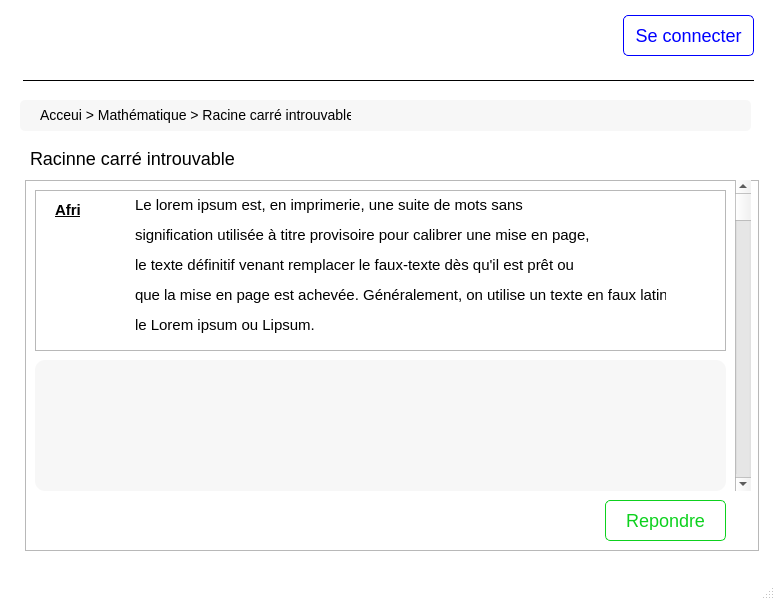
<?xml version="1.0" encoding="UTF-8"?>
<ui version="4.0">
 <class>MainWindow</class>
 <widget class="QMainWindow" name="MainWindow">
  <property name="geometry">
   <rect>
    <x>0</x>
    <y>0</y>
    <width>775</width>
    <height>600</height>
   </rect>
  </property>
  <property name="windowTitle">
   <string>MainWindow</string>
  </property>
  <property name="styleSheet">
   <string notr="true">QMainWindow {
background-color: white;
}

QLabel {
font-size: 14px;
}
</string>
  </property>
  <widget class="QWidget" name="centralwidget">
   <widget class="QFrame" name="nav_bar">
    <property name="geometry">
     <rect>
      <x>23</x>
      <y>10</y>
      <width>731</width>
      <height>71</height>
     </rect>
    </property>
    <property name="styleSheet">
     <string notr="true">QFrame#nav_bar {
border:1px solid black; 
border-left: 0px;
border-right: 0px;
border-top: 0px;
}

QLabel#logo{
	font-size: 24px;
}
</string>
    </property>
    <property name="frameShape">
     <enum>QFrame::StyledPanel</enum>
    </property>
    <property name="frameShadow">
     <enum>QFrame::Raised</enum>
    </property>
    <widget class="QPushButton" name="pushButton">
     <property name="geometry">
      <rect>
       <x>600</x>
       <y>5</y>
       <width>131</width>
       <height>41</height>
      </rect>
     </property>
     <property name="styleSheet">
      <string notr="true">QPushButton#pushButton {
color: blue;
border: 1px solid blue;
border-radius: 5px;
padding: 10px;
font-size: 18px;
}

QPushButton#pushButton::hover {
color: white;
background-color: blue;
}</string>
     </property>
     <property name="text">
      <string>Se connecter</string>
     </property>
    </widget>
    <widget class="QLabel" name="label_5">
     <property name="geometry">
      <rect>
       <x>8</x>
       <y>5</y>
       <width>60</width>
       <height>51</height>
      </rect>
     </property>
     <property name="text">
      <string/>
     </property>
     <property name="pixmap">
      <pixmap>../../img/bulle-de-chat.png</pixmap>
     </property>
     <property name="scaledContents">
      <bool>true</bool>
     </property>
    </widget>
   </widget>
   <widget class="QFrame" name="frame_5">
    <property name="geometry">
     <rect>
      <x>20</x>
      <y>100</y>
      <width>731</width>
      <height>31</height>
     </rect>
    </property>
    <property name="styleSheet">
     <string notr="true">QFrame{
background-color: #f7f7f7;
border-radius: 5px;
}</string>
    </property>
    <property name="frameShape">
     <enum>QFrame::StyledPanel</enum>
    </property>
    <property name="frameShadow">
     <enum>QFrame::Raised</enum>
    </property>
    <widget class="QLabel" name="label">
     <property name="geometry">
      <rect>
       <x>20</x>
       <y>5</y>
       <width>311</width>
       <height>20</height>
      </rect>
     </property>
     <property name="text">
      <string>Acceui &gt; Mathématique &gt; Racine carré introuvable</string>
     </property>
    </widget>
   </widget>
   <widget class="QLabel" name="title_main">
    <property name="geometry">
     <rect>
      <x>30</x>
      <y>150</y>
      <width>211</width>
      <height>16</height>
     </rect>
    </property>
    <property name="styleSheet">
     <string notr="true">font-size: 18px;</string>
    </property>
    <property name="text">
     <string>Racinne carré introuvable</string>
    </property>
   </widget>
   <widget class="QFrame" name="frame">
    <property name="geometry">
     <rect>
      <x>25</x>
      <y>180</y>
      <width>734</width>
      <height>371</height>
     </rect>
    </property>
    <property name="frameShape">
     <enum>QFrame::StyledPanel</enum>
    </property>
    <property name="frameShadow">
     <enum>QFrame::Raised</enum>
    </property>
    <widget class="QFrame" name="frame_2">
     <property name="geometry">
      <rect>
       <x>10</x>
       <y>10</y>
       <width>691</width>
       <height>161</height>
      </rect>
     </property>
     <property name="styleSheet">
      <string notr="true">QFrame#frame_2::hover {
background-color: #f7f7f7;
}</string>
     </property>
     <property name="frameShape">
      <enum>QFrame::StyledPanel</enum>
     </property>
     <property name="frameShadow">
      <enum>QFrame::Raised</enum>
     </property>
     <widget class="QLabel" name="label_2">
      <property name="geometry">
       <rect>
        <x>10</x>
        <y>40</y>
        <width>61</width>
        <height>61</height>
       </rect>
      </property>
      <property name="text">
       <string/>
      </property>
      <property name="pixmap">
       <pixmap>img/personne.png</pixmap>
      </property>
      <property name="scaledContents">
       <bool>true</bool>
      </property>
     </widget>
     <widget class="QLabel" name="label_3">
      <property name="geometry">
       <rect>
        <x>20</x>
        <y>10</y>
        <width>47</width>
        <height>21</height>
       </rect>
      </property>
      <property name="styleSheet">
       <string notr="true">font-weight: bold;</string>
      </property>
      <property name="text">
       <string>&lt;html&gt;&lt;head/&gt;&lt;body&gt;&lt;p&gt;&lt;span style=&quot; font-size:11pt; text-decoration: underline;&quot;&gt;Afri&lt;/span&gt;&lt;/p&gt;&lt;/body&gt;&lt;/html&gt;</string>
      </property>
     </widget>
     <widget class="QLabel" name="label_4">
      <property name="geometry">
       <rect>
        <x>100</x>
        <y>0</y>
        <width>531</width>
        <height>151</height>
       </rect>
      </property>
      <property name="text">
       <string>&lt;html&gt;&lt;head/&gt;&lt;body&gt;&lt;p align=&quot;justify&quot;&gt;&lt;span style=&quot; font-size:11pt;&quot;&gt;Le lorem ipsum est, en imprimerie, une suite de mots sans &lt;/span&gt;&lt;/p&gt;&lt;p align=&quot;justify&quot;&gt;&lt;span style=&quot; font-size:11pt;&quot;&gt;signification utilisée à titre provisoire pour calibrer une mise en page,&lt;/span&gt;&lt;/p&gt;&lt;p align=&quot;justify&quot;&gt;&lt;span style=&quot; font-size:11pt;&quot;&gt;le texte définitif venant remplacer le faux-texte dès qu'il est prêt ou &lt;/span&gt;&lt;/p&gt;&lt;p align=&quot;justify&quot;&gt;&lt;span style=&quot; font-size:11pt;&quot;&gt;que la mise en page est achevée. Généralement, on utilise un texte en faux latin,&lt;/span&gt;&lt;/p&gt;&lt;p align=&quot;justify&quot;&gt;&lt;span style=&quot; font-size:11pt;&quot;&gt;le Lorem ipsum ou Lipsum.&lt;/span&gt;&lt;/p&gt;&lt;/body&gt;&lt;/html&gt;</string>
      </property>
     </widget>
    </widget>
    <widget class="QScrollBar" name="verticalScrollBar">
     <property name="geometry">
      <rect>
       <x>710</x>
       <y>0</y>
       <width>16</width>
       <height>311</height>
      </rect>
     </property>
     <property name="orientation">
      <enum>Qt::Vertical</enum>
     </property>
    </widget>
    <widget class="QTextEdit" name="textEdit">
     <property name="geometry">
      <rect>
       <x>10</x>
       <y>180</y>
       <width>691</width>
       <height>131</height>
      </rect>
     </property>
     <property name="styleSheet">
      <string notr="true">background-color: #f7f7f7;
border-radius: 10px;
padding: 10px;</string>
     </property>
    </widget>
    <widget class="QPushButton" name="bnt_repondre">
     <property name="geometry">
      <rect>
       <x>580</x>
       <y>320</y>
       <width>121</width>
       <height>41</height>
      </rect>
     </property>
     <property name="styleSheet">
      <string notr="true">QPushButton#bnt_repondre {
color: rgb(13, 209, 30);
border: 1px solid rgb(13, 209, 30);
border-radius: 5px;
padding: 10px;
font-size: 18px;
}

QPushButton#bnt_repondre::hover {
color: white;
background-color: rgb(13, 209, 30);
}</string>
     </property>
     <property name="text">
      <string>Repondre</string>
     </property>
    </widget>
   </widget>
  </widget>
  <widget class="QMenuBar" name="menubar">
   <property name="geometry">
    <rect>
     <x>0</x>
     <y>0</y>
     <width>775</width>
     <height>24</height>
    </rect>
   </property>
  </widget>
  <widget class="QStatusBar" name="statusbar"/>
 </widget>
 <resources/>
 <connections/>
</ui>
